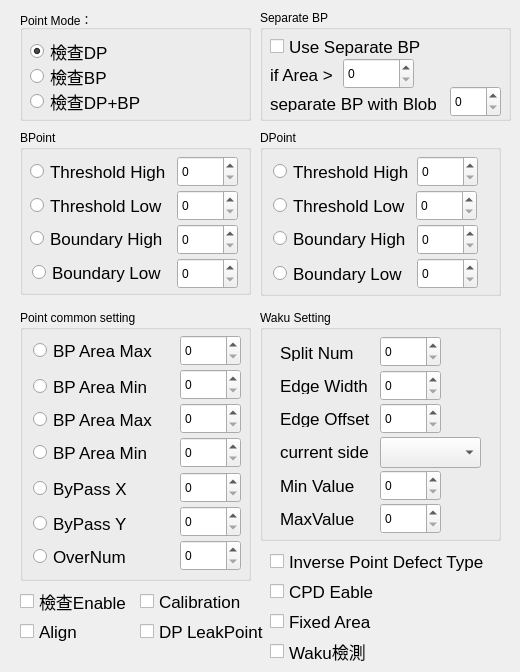
   <widget class="QWidget" name="tab_2">
    <attribute name="title">
     <string>Point</string>
    </attribute>
    <widget class="QGroupBox" name="groupBox">
     <property name="geometry">
      <rect>
       <x>20</x>
       <y>10</y>
       <width>231</width>
       <height>111</height>
      </rect>
     </property>
     <property name="font">
      <font>
       <weight>50</weight>
       <bold>false</bold>
      </font>
     </property>
     <property name="title">
      <string>Point Mode：</string>
     </property>
     <widget class="QRadioButton" name="radioB_checkDP">
      <property name="geometry">
       <rect>
        <x>10</x>
        <y>30</y>
        <width>112</width>
        <height>23</height>
       </rect>
      </property>
      <property name="font">
       <font>
        <pointsize>13</pointsize>
        <weight>50</weight>
        <bold>false</bold>
       </font>
      </property>
      <property name="text">
       <string>檢查DP</string>
      </property>
      <property name="checked">
       <bool>true</bool>
      </property>
      <property name="autoExclusive">
       <bool>false</bool>
      </property>
     </widget>
     <widget class="QRadioButton" name="radioB_checkBP">
      <property name="geometry">
       <rect>
        <x>10</x>
        <y>55</y>
        <width>112</width>
        <height>23</height>
       </rect>
      </property>
      <property name="font">
       <font>
        <pointsize>13</pointsize>
        <weight>50</weight>
        <bold>false</bold>
       </font>
      </property>
      <property name="text">
       <string>檢查BP</string>
      </property>
      <property name="autoExclusive">
       <bool>false</bool>
      </property>
     </widget>
     <widget class="QRadioButton" name="radioB_checkDPBP">
      <property name="geometry">
       <rect>
        <x>10</x>
        <y>80</y>
        <width>112</width>
        <height>23</height>
       </rect>
      </property>
      <property name="font">
       <font>
        <pointsize>13</pointsize>
        <weight>50</weight>
        <bold>false</bold>
       </font>
      </property>
      <property name="text">
       <string>檢查DP+BP</string>
      </property>
      <property name="autoExclusive">
       <bool>false</bool>
      </property>
     </widget>
    </widget>
    <widget class="QGroupBox" name="groupBox_5">
     <property name="geometry">
      <rect>
       <x>260</x>
       <y>130</y>
       <width>241</width>
       <height>166</height>
      </rect>
     </property>
     <property name="title">
      <string>DPoint</string>
     </property>
     <widget class="QSpinBox" name="spinBox_threshlodHigh_2">
      <property name="geometry">
       <rect>
        <x>157</x>
        <y>26</y>
        <width>61</width>
        <height>31</height>
       </rect>
      </property>
     </widget>
     <widget class="QRadioButton" name="radioB_threshlodHigh_2">
      <property name="geometry">
       <rect>
        <x>13</x>
        <y>30</y>
        <width>161</width>
        <height>23</height>
       </rect>
      </property>
      <property name="font">
       <font>
        <pointsize>13</pointsize>
       </font>
      </property>
      <property name="text">
       <string>Threshold High</string>
      </property>
      <property name="autoExclusive">
       <bool>false</bool>
      </property>
     </widget>
     <widget class="QSpinBox" name="spinBox_boundaryHigh_2">
      <property name="geometry">
       <rect>
        <x>157</x>
        <y>94</y>
        <width>61</width>
        <height>31</height>
       </rect>
      </property>
     </widget>
     <widget class="QRadioButton" name="radioB_boundaryHigh_2">
      <property name="geometry">
       <rect>
        <x>13</x>
        <y>97</y>
        <width>161</width>
        <height>23</height>
       </rect>
      </property>
      <property name="font">
       <font>
        <pointsize>13</pointsize>
       </font>
      </property>
      <property name="text">
       <string>Boundary High</string>
      </property>
      <property name="autoExclusive">
       <bool>false</bool>
      </property>
     </widget>
     <widget class="QSpinBox" name="spinBox_threshlodLow_2">
      <property name="geometry">
       <rect>
        <x>156</x>
        <y>60</y>
        <width>61</width>
        <height>31</height>
       </rect>
      </property>
     </widget>
     <widget class="QSpinBox" name="spinBox_boundaryLow_2">
      <property name="geometry">
       <rect>
        <x>157</x>
        <y>128</y>
        <width>61</width>
        <height>31</height>
       </rect>
      </property>
     </widget>
     <widget class="QRadioButton" name="radioB_boundaryLow_2">
      <property name="geometry">
       <rect>
        <x>13</x>
        <y>132</y>
        <width>161</width>
        <height>23</height>
       </rect>
      </property>
      <property name="font">
       <font>
        <pointsize>13</pointsize>
       </font>
      </property>
      <property name="text">
       <string>Boundary Low</string>
      </property>
      <property name="autoExclusive">
       <bool>false</bool>
      </property>
     </widget>
     <widget class="QRadioButton" name="radioB_threshlodLow_2">
      <property name="geometry">
       <rect>
        <x>13</x>
        <y>64</y>
        <width>161</width>
        <height>23</height>
       </rect>
      </property>
      <property name="font">
       <font>
        <pointsize>13</pointsize>
       </font>
      </property>
      <property name="text">
       <string>Threshold Low</string>
      </property>
      <property name="autoExclusive">
       <bool>false</bool>
      </property>
     </widget>
    </widget>
    <widget class="QGroupBox" name="groupBox_4">
     <property name="geometry">
      <rect>
       <x>20</x>
       <y>130</y>
       <width>231</width>
       <height>165</height>
      </rect>
     </property>
     <property name="title">
      <string>BPoint</string>
     </property>
     <widget class="QRadioButton" name="radioB_threshlodHigh">
      <property name="geometry">
       <rect>
        <x>10</x>
        <y>30</y>
        <width>161</width>
        <height>23</height>
       </rect>
      </property>
      <property name="font">
       <font>
        <pointsize>13</pointsize>
       </font>
      </property>
      <property name="text">
       <string>Threshold High</string>
      </property>
      <property name="autoExclusive">
       <bool>false</bool>
      </property>
     </widget>
     <widget class="QSpinBox" name="spinBox_threshlodHigh">
      <property name="geometry">
       <rect>
        <x>157</x>
        <y>26</y>
        <width>61</width>
        <height>31</height>
       </rect>
      </property>
     </widget>
     <widget class="QRadioButton" name="radioB_threshlodLow">
      <property name="geometry">
       <rect>
        <x>10</x>
        <y>64</y>
        <width>161</width>
        <height>23</height>
       </rect>
      </property>
      <property name="font">
       <font>
        <pointsize>13</pointsize>
       </font>
      </property>
      <property name="text">
       <string>Threshold Low</string>
      </property>
      <property name="autoExclusive">
       <bool>false</bool>
      </property>
     </widget>
     <widget class="QSpinBox" name="spinBox_threshlodLow">
      <property name="geometry">
       <rect>
        <x>157</x>
        <y>60</y>
        <width>61</width>
        <height>31</height>
       </rect>
      </property>
     </widget>
     <widget class="QRadioButton" name="radioB_boundaryHigh">
      <property name="geometry">
       <rect>
        <x>10</x>
        <y>97</y>
        <width>161</width>
        <height>23</height>
       </rect>
      </property>
      <property name="font">
       <font>
        <pointsize>13</pointsize>
       </font>
      </property>
      <property name="text">
       <string>Boundary High</string>
      </property>
      <property name="autoExclusive">
       <bool>false</bool>
      </property>
     </widget>
     <widget class="QSpinBox" name="spinBox_boundaryHigh">
      <property name="geometry">
       <rect>
        <x>157</x>
        <y>94</y>
        <width>61</width>
        <height>31</height>
       </rect>
      </property>
     </widget>
     <widget class="QRadioButton" name="radioB_boundaryLow">
      <property name="geometry">
       <rect>
        <x>12</x>
        <y>131</y>
        <width>161</width>
        <height>23</height>
       </rect>
      </property>
      <property name="font">
       <font>
        <pointsize>13</pointsize>
       </font>
      </property>
      <property name="text">
       <string>Boundary Low</string>
      </property>
      <property name="autoExclusive">
       <bool>false</bool>
      </property>
     </widget>
     <widget class="QSpinBox" name="spinBox_boundaryLow">
      <property name="geometry">
       <rect>
        <x>157</x>
        <y>128</y>
        <width>61</width>
        <height>31</height>
       </rect>
      </property>
     </widget>
    </widget>
    <widget class="QGroupBox" name="groupBox_8">
     <property name="geometry">
      <rect>
       <x>20</x>
       <y>310</y>
       <width>231</width>
       <height>271</height>
      </rect>
     </property>
     <property name="title">
      <string>Point common setting</string>
     </property>
     <widget class="QRadioButton" name="radioB_bpAreaMax">
      <property name="geometry">
       <rect>
        <x>13</x>
        <y>29</y>
        <width>161</width>
        <height>23</height>
       </rect>
      </property>
      <property name="font">
       <font>
        <pointsize>13</pointsize>
       </font>
      </property>
      <property name="text">
       <string>BP Area Max</string>
      </property>
      <property name="autoExclusive">
       <bool>false</bool>
      </property>
     </widget>
     <widget class="QSpinBox" name="spinBox_bpAreaMax">
      <property name="geometry">
       <rect>
        <x>160</x>
        <y>25</y>
        <width>61</width>
        <height>31</height>
       </rect>
      </property>
     </widget>
     <widget class="QSpinBox" name="spinBox_bpAreaMin">
      <property name="geometry">
       <rect>
        <x>160</x>
        <y>59</y>
        <width>61</width>
        <height>31</height>
       </rect>
      </property>
     </widget>
     <widget class="QRadioButton" name="radioB_bpAreaMin">
      <property name="geometry">
       <rect>
        <x>13</x>
        <y>65</y>
        <width>161</width>
        <height>23</height>
       </rect>
      </property>
      <property name="font">
       <font>
        <pointsize>13</pointsize>
       </font>
      </property>
      <property name="text">
       <string>BP Area Min</string>
      </property>
      <property name="autoExclusive">
       <bool>false</bool>
      </property>
     </widget>
     <widget class="QSpinBox" name="spinBox_dpAreaMin_2">
      <property name="geometry">
       <rect>
        <x>160</x>
        <y>127</y>
        <width>61</width>
        <height>31</height>
       </rect>
      </property>
     </widget>
     <widget class="QSpinBox" name="spinBox_dpAreaMin">
      <property name="geometry">
       <rect>
        <x>160</x>
        <y>93</y>
        <width>61</width>
        <height>31</height>
       </rect>
      </property>
     </widget>
     <widget class="QRadioButton" name="radioB_dpAreaMin">
      <property name="geometry">
       <rect>
        <x>13</x>
        <y>131</y>
        <width>161</width>
        <height>23</height>
       </rect>
      </property>
      <property name="font">
       <font>
        <pointsize>13</pointsize>
       </font>
      </property>
      <property name="text">
       <string>BP Area Min</string>
      </property>
      <property name="autoExclusive">
       <bool>false</bool>
      </property>
     </widget>
     <widget class="QRadioButton" name="radioB_dpAreaMax">
      <property name="geometry">
       <rect>
        <x>13</x>
        <y>98</y>
        <width>161</width>
        <height>23</height>
       </rect>
      </property>
      <property name="font">
       <font>
        <pointsize>13</pointsize>
       </font>
      </property>
      <property name="text">
       <string>BP Area Max</string>
      </property>
      <property name="autoExclusive">
       <bool>false</bool>
      </property>
     </widget>
     <widget class="QSpinBox" name="spinBox_byPassX">
      <property name="geometry">
       <rect>
        <x>160</x>
        <y>162</y>
        <width>61</width>
        <height>31</height>
       </rect>
      </property>
     </widget>
     <widget class="QRadioButton" name="radioB_byPassX">
      <property name="geometry">
       <rect>
        <x>13</x>
        <y>167</y>
        <width>161</width>
        <height>23</height>
       </rect>
      </property>
      <property name="font">
       <font>
        <pointsize>13</pointsize>
       </font>
      </property>
      <property name="text">
       <string>ByPass X</string>
      </property>
      <property name="autoExclusive">
       <bool>false</bool>
      </property>
     </widget>
     <widget class="QSpinBox" name="spinBox_byPassY">
      <property name="geometry">
       <rect>
        <x>160</x>
        <y>196</y>
        <width>61</width>
        <height>31</height>
       </rect>
      </property>
     </widget>
     <widget class="QRadioButton" name="radioB_byPassY">
      <property name="geometry">
       <rect>
        <x>13</x>
        <y>202</y>
        <width>161</width>
        <height>23</height>
       </rect>
      </property>
      <property name="font">
       <font>
        <pointsize>13</pointsize>
       </font>
      </property>
      <property name="text">
       <string>ByPass Y</string>
      </property>
      <property name="autoExclusive">
       <bool>false</bool>
      </property>
     </widget>
     <widget class="QRadioButton" name="radioB_overnum">
      <property name="geometry">
       <rect>
        <x>13</x>
        <y>235</y>
        <width>161</width>
        <height>23</height>
       </rect>
      </property>
      <property name="font">
       <font>
        <pointsize>13</pointsize>
       </font>
      </property>
      <property name="text">
       <string>OverNum</string>
      </property>
      <property name="autoExclusive">
       <bool>false</bool>
      </property>
     </widget>
     <widget class="QSpinBox" name="spinBox_overnum">
      <property name="geometry">
       <rect>
        <x>160</x>
        <y>230</y>
        <width>61</width>
        <height>31</height>
       </rect>
      </property>
     </widget>
    </widget>
    <widget class="QGroupBox" name="groupBox_2">
     <property name="geometry">
      <rect>
       <x>260</x>
       <y>10</y>
       <width>251</width>
       <height>111</height>
      </rect>
     </property>
     <property name="title">
      <string>Separate BP</string>
     </property>
     <widget class="QCheckBox" name="checkBox_separateBP">
      <property name="geometry">
       <rect>
        <x>10</x>
        <y>25</y>
        <width>161</width>
        <height>23</height>
       </rect>
      </property>
      <property name="font">
       <font>
        <pointsize>13</pointsize>
       </font>
      </property>
      <property name="text">
       <string>Use Separate BP</string>
      </property>
     </widget>
     <widget class="QLabel" name="label">
      <property name="geometry">
       <rect>
        <x>10</x>
        <y>56</y>
        <width>67</width>
        <height>17</height>
       </rect>
      </property>
      <property name="font">
       <font>
        <pointsize>13</pointsize>
       </font>
      </property>
      <property name="text">
       <string>if Area &gt;</string>
      </property>
     </widget>
     <widget class="QSpinBox" name="spinBox_ifArea">
      <property name="geometry">
       <rect>
        <x>83</x>
        <y>48</y>
        <width>71</width>
        <height>31</height>
       </rect>
      </property>
     </widget>
     <widget class="QLabel" name="label_2">
      <property name="geometry">
       <rect>
        <x>10</x>
        <y>85</y>
        <width>181</width>
        <height>17</height>
       </rect>
      </property>
      <property name="font">
       <font>
        <pointsize>13</pointsize>
       </font>
      </property>
      <property name="text">
       <string>separate BP with Blob</string>
      </property>
     </widget>
     <widget class="QSpinBox" name="spinBox_BPBlob">
      <property name="geometry">
       <rect>
        <x>190</x>
        <y>76</y>
        <width>51</width>
        <height>31</height>
       </rect>
      </property>
     </widget>
    </widget>
    <widget class="QGroupBox" name="groupBox_3">
     <property name="geometry">
      <rect>
       <x>260</x>
       <y>310</y>
       <width>241</width>
       <height>231</height>
      </rect>
     </property>
     <property name="title">
      <string>Waku Setting</string>
     </property>
     <widget class="QLabel" name="label_3">
      <property name="geometry">
       <rect>
        <x>20</x>
        <y>34</y>
        <width>81</width>
        <height>17</height>
       </rect>
      </property>
      <property name="font">
       <font>
        <pointsize>13</pointsize>
       </font>
      </property>
      <property name="text">
       <string>Split Num</string>
      </property>
     </widget>
     <widget class="QSpinBox" name="spinBox_splitNum">
      <property name="geometry">
       <rect>
        <x>120</x>
        <y>26</y>
        <width>61</width>
        <height>31</height>
       </rect>
      </property>
     </widget>
     <widget class="QSpinBox" name="spinBox_edgewidth">
      <property name="geometry">
       <rect>
        <x>120</x>
        <y>60</y>
        <width>61</width>
        <height>31</height>
       </rect>
      </property>
     </widget>
     <widget class="QLabel" name="label_4">
      <property name="geometry">
       <rect>
        <x>20</x>
        <y>67</y>
        <width>111</width>
        <height>17</height>
       </rect>
      </property>
      <property name="font">
       <font>
        <pointsize>13</pointsize>
       </font>
      </property>
      <property name="text">
       <string>Edge Width</string>
      </property>
     </widget>
     <widget class="QSpinBox" name="spinBox_edgeoffset">
      <property name="geometry">
       <rect>
        <x>120</x>
        <y>93</y>
        <width>61</width>
        <height>31</height>
       </rect>
      </property>
     </widget>
     <widget class="QLabel" name="label_5">
      <property name="geometry">
       <rect>
        <x>20</x>
        <y>100</y>
        <width>101</width>
        <height>17</height>
       </rect>
      </property>
      <property name="font">
       <font>
        <pointsize>13</pointsize>
       </font>
      </property>
      <property name="text">
       <string>Edge Offset</string>
      </property>
     </widget>
     <widget class="QLabel" name="label_6">
      <property name="geometry">
       <rect>
        <x>20</x>
        <y>133</y>
        <width>141</width>
        <height>17</height>
       </rect>
      </property>
      <property name="font">
       <font>
        <pointsize>13</pointsize>
       </font>
      </property>
      <property name="text">
       <string>current side</string>
      </property>
     </widget>
     <widget class="QComboBox" name="comboBox_pattern_2">
      <property name="geometry">
       <rect>
        <x>120</x>
        <y>127</y>
        <width>101</width>
        <height>31</height>
       </rect>
      </property>
      <property name="font">
       <font>
        <pointsize>11</pointsize>
       </font>
      </property>
      <property name="editable">
       <bool>false</bool>
      </property>
      <property name="currentText">
       <string notr="true"/>
      </property>
     </widget>
     <widget class="QSpinBox" name="spinBox_maxvalue">
      <property name="geometry">
       <rect>
        <x>120</x>
        <y>193</y>
        <width>61</width>
        <height>31</height>
       </rect>
      </property>
     </widget>
     <widget class="QSpinBox" name="spinBox_minvalue">
      <property name="geometry">
       <rect>
        <x>120</x>
        <y>160</y>
        <width>61</width>
        <height>31</height>
       </rect>
      </property>
     </widget>
     <widget class="QLabel" name="label_7">
      <property name="geometry">
       <rect>
        <x>20</x>
        <y>167</y>
        <width>111</width>
        <height>17</height>
       </rect>
      </property>
      <property name="font">
       <font>
        <pointsize>13</pointsize>
       </font>
      </property>
      <property name="text">
       <string>Min Value</string>
      </property>
     </widget>
     <widget class="QLabel" name="MaxValue">
      <property name="geometry">
       <rect>
        <x>20</x>
        <y>200</y>
        <width>101</width>
        <height>17</height>
       </rect>
      </property>
      <property name="font">
       <font>
        <pointsize>13</pointsize>
       </font>
      </property>
      <property name="text">
       <string>MaxValue</string>
      </property>
     </widget>
    </widget>
    <widget class="QCheckBox" name="checkBox_pointenable">
     <property name="geometry">
      <rect>
       <x>20</x>
       <y>590</y>
       <width>161</width>
       <height>23</height>
      </rect>
     </property>
     <property name="font">
      <font>
       <pointsize>13</pointsize>
      </font>
     </property>
     <property name="text">
      <string>檢查Enable</string>
     </property>
    </widget>
    <widget class="QCheckBox" name="checkBox_align">
     <property name="geometry">
      <rect>
       <x>20</x>
       <y>620</y>
       <width>161</width>
       <height>23</height>
      </rect>
     </property>
     <property name="font">
      <font>
       <pointsize>13</pointsize>
      </font>
     </property>
     <property name="text">
      <string>Align</string>
     </property>
    </widget>
    <widget class="QCheckBox" name="checkBox_calibration">
     <property name="geometry">
      <rect>
       <x>140</x>
       <y>590</y>
       <width>161</width>
       <height>23</height>
      </rect>
     </property>
     <property name="font">
      <font>
       <pointsize>13</pointsize>
      </font>
     </property>
     <property name="text">
      <string>Calibration</string>
     </property>
    </widget>
    <widget class="QCheckBox" name="checkBox_dpleakpoint">
     <property name="geometry">
      <rect>
       <x>140</x>
       <y>620</y>
       <width>161</width>
       <height>23</height>
      </rect>
     </property>
     <property name="font">
      <font>
       <pointsize>13</pointsize>
      </font>
     </property>
     <property name="text">
      <string>DP LeakPoint</string>
     </property>
    </widget>
    <widget class="QCheckBox" name="checkBox_inversPointDefectType">
     <property name="geometry">
      <rect>
       <x>270</x>
       <y>550</y>
       <width>231</width>
       <height>23</height>
      </rect>
     </property>
     <property name="font">
      <font>
       <pointsize>13</pointsize>
      </font>
     </property>
     <property name="text">
      <string>Inverse Point Defect Type</string>
     </property>
    </widget>
    <widget class="QCheckBox" name="checkBox_cpdenable">
     <property name="geometry">
      <rect>
       <x>270</x>
       <y>580</y>
       <width>161</width>
       <height>23</height>
      </rect>
     </property>
     <property name="font">
      <font>
       <pointsize>13</pointsize>
      </font>
     </property>
     <property name="text">
      <string>CPD Eable</string>
     </property>
    </widget>
    <widget class="QCheckBox" name="checkBox_waku">
     <property name="geometry">
      <rect>
       <x>270</x>
       <y>640</y>
       <width>161</width>
       <height>23</height>
      </rect>
     </property>
     <property name="font">
      <font>
       <pointsize>13</pointsize>
      </font>
     </property>
     <property name="text">
      <string>Waku檢測</string>
     </property>
    </widget>
    <widget class="QCheckBox" name="checkBox_fixedarea">
     <property name="geometry">
      <rect>
       <x>270</x>
       <y>610</y>
       <width>161</width>
       <height>23</height>
      </rect>
     </property>
     <property name="font">
      <font>
       <pointsize>13</pointsize>
      </font>
     </property>
     <property name="text">
      <string>Fixed Area</string>
     </property>
    </widget>
   </widget>
